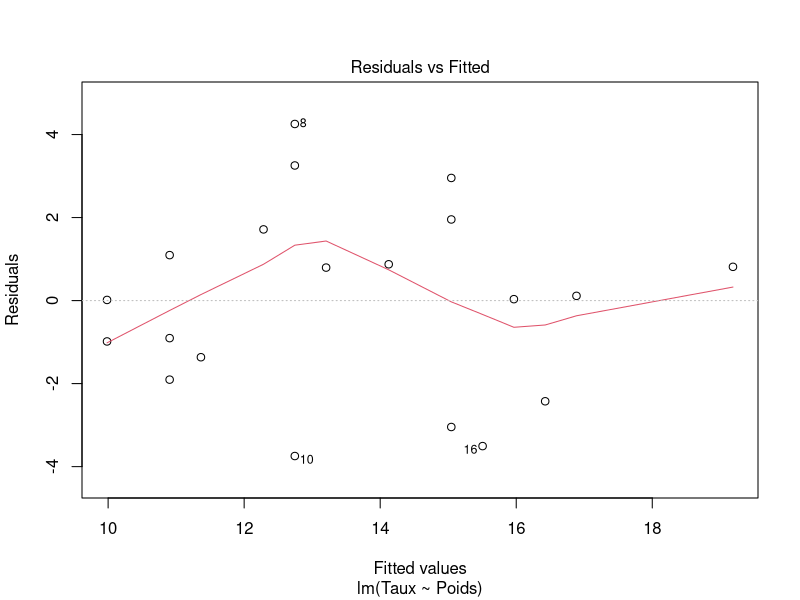
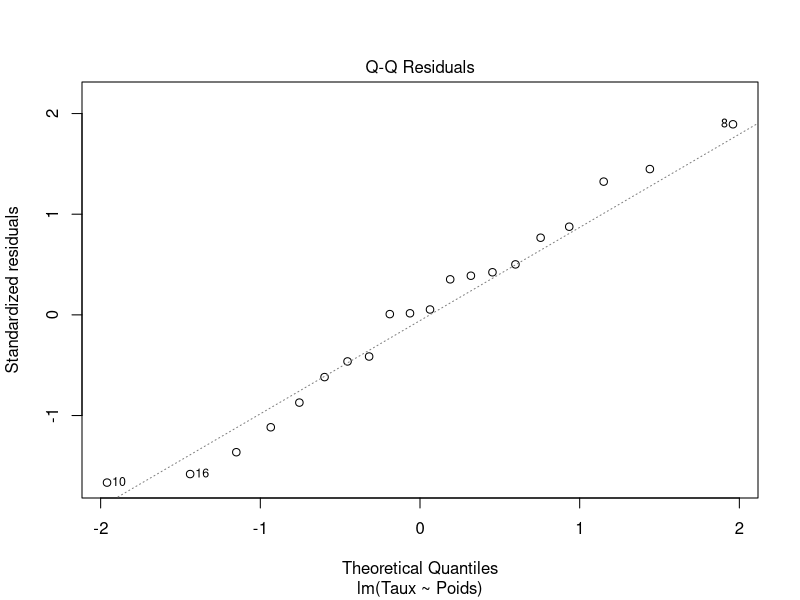
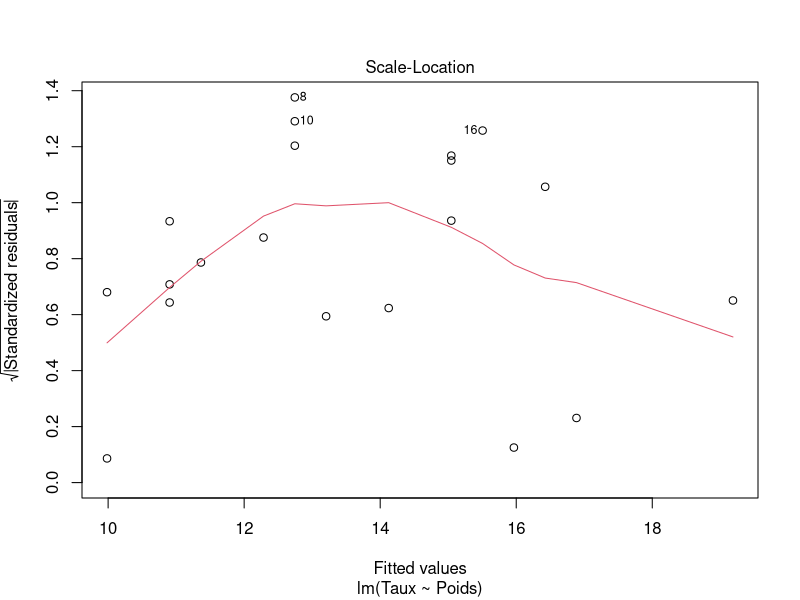
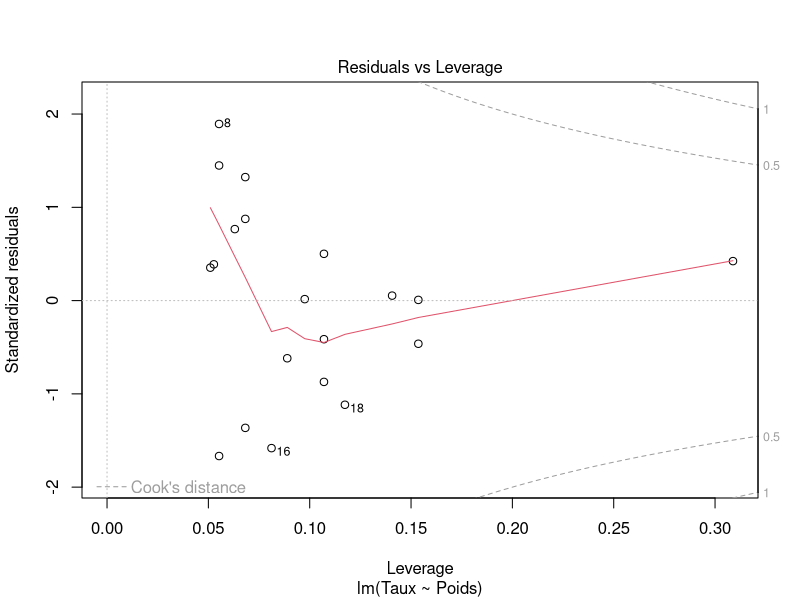

Source code (R) for these figures, in order:
ex4 = read.table("exo4.txt", sep = '\t', header = TRUE)
ex4

# Pop souris 
# Echantillon 1 N = 20
# Unite stats : un individu
# Exp aléa = traitement
# VA. P : "Poids"      }va quantitative
#     T : [H]          }
#
#Pop. E(X) = mu

#H0:rho=0 pas de lien   
#H1:rho/=0 lien

#-> Pearson -> lien linéaire      paramétrique
#-> Spearmann -> lien monotone    non paramétrique

Poids = ex4$Poids
Taux = ex4$Taux
cor.test(Poids,Taux)

cor(x = Poids, y = Taux)


cor.test(x = Poids,y = Taux,
         method = "spearman")


#R = Cov(X,Y)/(Sx * Sy) = 0.74

#t alpha=5%, (n-2)ddl =  2,101


data.frame(Taux,
           RgT = rank(Taux),
           Poids,
           RgP = rank(Poids),
           Diff = rank(Taux)-rank(Poids),
           Diffaucarre = (rank(Taux)- rank(Poids))^2)

model = lm(Taux~Poids)
model
plot(model)



#Spearman 
#Rcal= 1- 6somme (di^2/n(n-1)) = 0.7083

#Val théo = R (1-alpha/2), 20 ddl = 0.4451

#Rcal > Rthéo  donc H0 rejeté 
#il y a donc un lien




#      APRES
    



#y = ax + b 
#y = 0.45 * (-17.62)

#a^ = (Sxy)/(Sx²) = 14.03/30.51 = 0.46

#b^ = my - a*mx = 13.55 - 0.45 * 67.75
